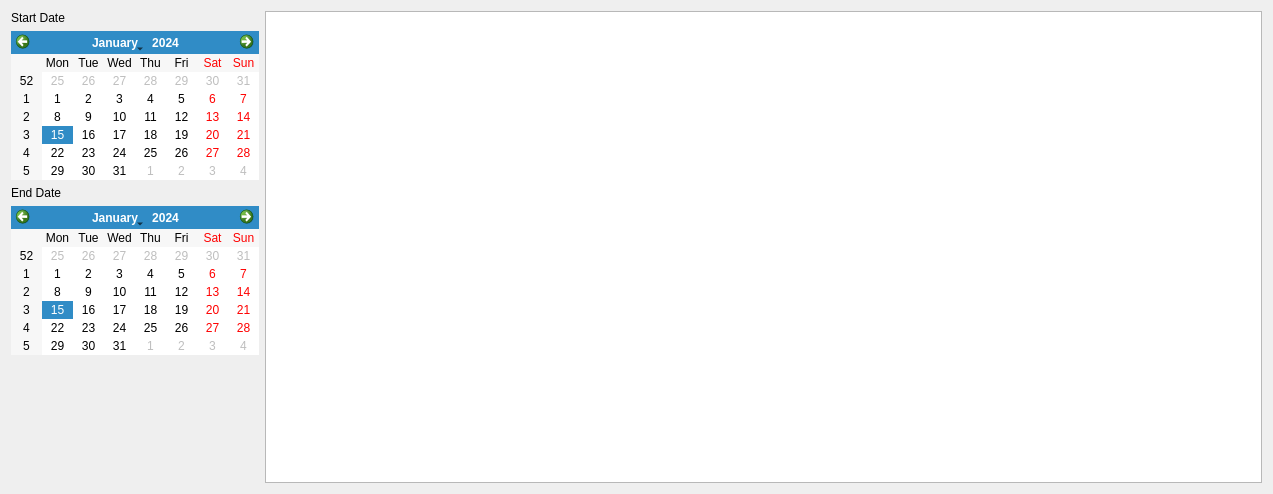
<?xml version="1.0" encoding="UTF-8"?>
<ui version="4.0">
 <class>AnalyseDoneList</class>
 <widget class="QWidget" name="AnalyseDoneList">
  <property name="geometry">
   <rect>
    <x>0</x>
    <y>0</y>
    <width>1273</width>
    <height>494</height>
   </rect>
  </property>
  <property name="windowTitle">
   <string>AnalyseDoneList</string>
  </property>
  <layout class="QGridLayout" name="gridLayout">
   <item row="0" column="1">
    <widget class="QPlainTextEdit" name="plainTextEditResult">
     <property name="font">
      <font>
       <family>Courier New</family>
       <pointsize>10</pointsize>
      </font>
     </property>
    </widget>
   </item>
   <item row="0" column="0">
    <layout class="QVBoxLayout" name="verticalLayout">
     <item>
      <widget class="QLabel" name="labelStartDate">
       <property name="text">
        <string>Start Date</string>
       </property>
      </widget>
     </item>
     <item>
      <widget class="QCalendarWidget" name="calendarWidgetStartDate">
       <property name="sizePolicy">
        <sizepolicy hsizetype="Maximum" vsizetype="Maximum">
         <horstretch>0</horstretch>
         <verstretch>0</verstretch>
        </sizepolicy>
       </property>
      </widget>
     </item>
     <item>
      <widget class="QLabel" name="labelEndDate">
       <property name="text">
        <string>End Date</string>
       </property>
      </widget>
     </item>
     <item>
      <widget class="QCalendarWidget" name="calendarWidgetEndDate">
       <property name="sizePolicy">
        <sizepolicy hsizetype="Maximum" vsizetype="Maximum">
         <horstretch>0</horstretch>
         <verstretch>0</verstretch>
        </sizepolicy>
       </property>
      </widget>
     </item>
     <item>
      <spacer name="verticalSpacer">
       <property name="orientation">
        <enum>Qt::Vertical</enum>
       </property>
       <property name="sizeHint" stdset="0">
        <size>
         <width>20</width>
         <height>40</height>
        </size>
       </property>
      </spacer>
     </item>
    </layout>
   </item>
  </layout>
 </widget>
 <layoutdefault spacing="6" margin="11"/>
 <resources/>
 <connections/>
</ui>
